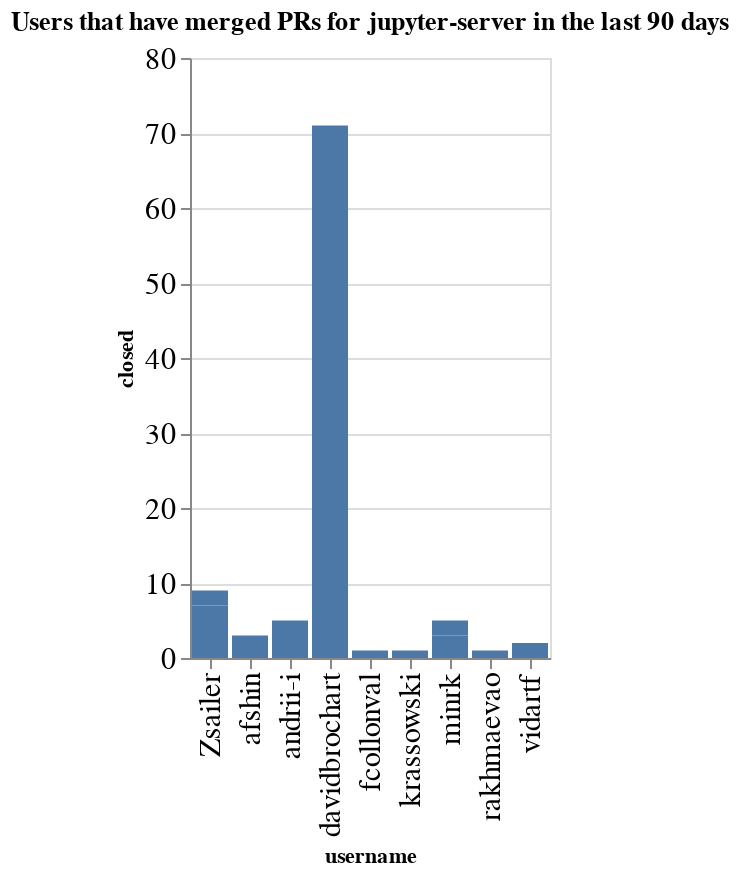

The notebook cell this image was saved under:
### Code cell
charts = []
title = f"Users that have merged PRs for {github_org} in the last {n_days} days"
ch = alt.Chart(data=closed_by_repo.replace(np.nan, 0), title=title).mark_bar().encode(
    x='username',
    y='closed',
)
ch

### Figure 1 — Vega-Lite specification as saved in the notebook (floating-point values rounded to 4 significant figures)
{"config": {"axisLeft": {"labelFontSize": 15}, "axisBottom": {"labelFontSize": 15}}, "data": {"name": "data-2256ee0058f734d95121601384c59e7b"}, "mark": {"type": "bar"}, "encoding": {"x": {"field": "username", "type": "nominal"}, "y": {"field": "closed", "type": "quantitative"}}, "title": "Users that have merged PRs for jupyter-server in the last 90 days", "$schema": "https://vega.github.io/schema/vega-lite/v5.20.1.json", "datasets": {"data-2256ee0058f734d95121601384c59e7b": [{"name": "fps", "username": "Zsailer", "closed": 2}, {"name": "fps", "username": "davidbrochart", "closed": 26}, {"name": "jupyter-scheduler", "username": "andrii-i", "closed": 5}, {"name": "jupyter_server", "username": "Zsailer", "closed": 4}, {"name": "jupyter_server", "username": "afshin", "closed": 3}, {"name": "jupyter_server", "username": "minrk", "closed": 3}, {"name": "jupyter_server", "username": "vidartf", "closed": 2}, {"name": "jupyter_server_terminals", "username": "Zsailer", "closed": 1}, {"name": "jupyter_ydoc", "username": "davidbrochart", "closed": 12}, {"name": "jupyter_ydoc", "username": "fcollonval", "closed": 1}, {"name": "jupyter_ydoc", "username": "krassowski", "closed": 1}, {"name": "jupyverse", "username": "davidbrochart", "closed": 33}, {"name": "jupyverse", "username": "rakhmaevao", "closed": 1}, {"name": "pytest-jupyter", "username": "minrk", "closed": 2}, {"name": "team-compass", "username": "Zsailer", "closed": 2}]}}
